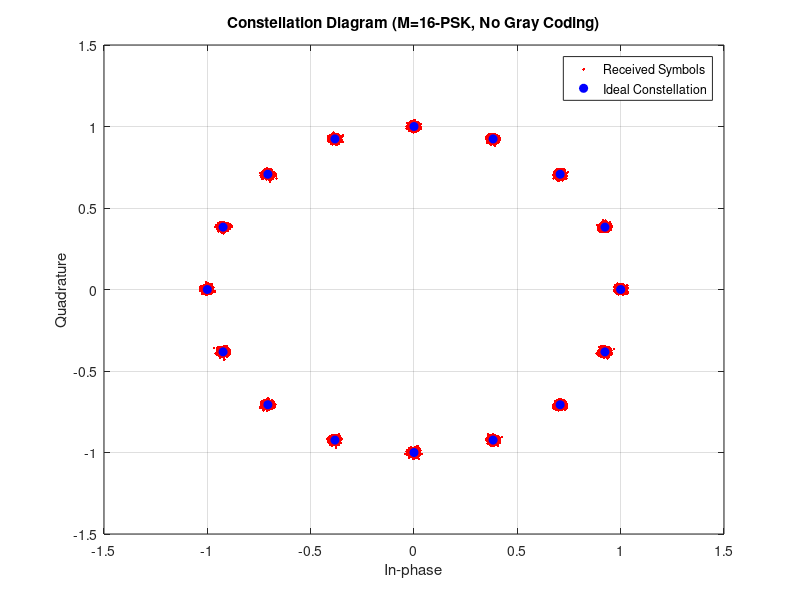

Source code (MATLAB):
% M-PSK System Simulation without Gray Coding
clear all; close all; clc;

%% Parameters
M = 16;                      % Modulation order (8-PSK or 16-PSK)
k = log2(M);                % Bits per symbol
Lb = 1e5;                   % Total number of bits

% Adjust Lb to be a multiple of k
if mod(Lb, k) ~= 0
    Lb_adjusted = floor(Lb / k) * k;
    Lb = Lb_adjusted;
end

Es = 1;                     % Symbol energy (normalized to 1)
Eb = Es / k;                % Energy per bit
Rs = 250e3;                 % Symbol rate (symbols per second)
Tsym = 1 / Rs;              % Symbol period (4 µs)
Fc = 2.5e6;                 % Carrier frequency (Hz)
Fs = 10e6;                  % Sampling frequency (Hz)
Tsample = 1 / Fs;           % Sampling period (seconds)
Ns = Tsym / Tsample;        % Number of samples per symbol
Ns = round(Ns);             % Ensure Ns is an integer

% Display parameters for verification
fprintf('Sampling Frequency Fs = %.2f MHz\n', Fs / 1e6);
fprintf('Symbol Period Tsym = %.2f us\n', Tsym * 1e6);
fprintf('Number of Samples per Symbol Ns = %d\n', Ns);

%% Generate Binary Input Sequence
bits = randi([0, 1], Lb, 1);

%% Map Bits to Symbols (WITHOUT Gray Coding)
bit_groups = reshape(bits, k, []).';  % Reshape bits into k-bit symbols
binary_symbols = bi2de(bit_groups, 'left-msb');  % Convert to decimal symbols (no Gray coding)

%% Generate Baseband Signal
pulse_shape = sqrt(2 / Ns) * ones(1, Ns);  % Rectangular pulse with unit energy
num_symbols = length(binary_symbols);
I_baseband_total = zeros(1, num_symbols * Ns);
Q_baseband_total = zeros(1, num_symbols * Ns);

for idx = 1:num_symbols
    idx_range = (idx-1)*Ns + 1 : idx*Ns;
    m = binary_symbols(idx);    % No Gray coding applied
    theta_m = 2 * pi * m / M;
    I_baseband_total(idx_range) = cos(theta_m) * pulse_shape;
    Q_baseband_total(idx_range) = sin(theta_m) * pulse_shape;
end

%% Modulate Baseband Signal onto Carrier (Corrected)
t_total = (0:(num_symbols * Ns - 1)) * Tsample;  % Total time vector
carrier_cos_total = cos(2 * pi * Fc * t_total);
carrier_sin_total = sin(2 * pi * Fc * t_total);

% Modulate onto carrier (corrected sign)
s_t = I_baseband_total .* carrier_cos_total + Q_baseband_total .* carrier_sin_total;

%% Add AWGN Noise
SNR_dB = 30;
SNR = 10^(SNR_dB / 10);
N0 = Eb / SNR;
sigma2 = N0 / 2;
noise = sqrt(sigma2) * randn(1, length(s_t));  % Generate noise
r_t = s_t + noise;  % Add noise to the transmitted signal

%% Demodulate Received Signal (Corrected Scaling)
r_I = r_t .* carrier_cos_total;
r_Q = r_t .* carrier_sin_total;

received_symbols = zeros(num_symbols, 2);

for idx = 1:num_symbols
    idx_range = (idx-1)*Ns + 1 : idx*Ns;
    I_r = sum(r_I(idx_range)) / Ns;  % Normalize by Ns to average the values
    Q_r = sum(r_Q(idx_range)) / Ns;  % Normalize by Ns to average the values
    received_symbols(idx, :) = [I_r, Q_r];  % Store the received I/Q symbols
end

%% Adjust Scaling of Received Symbols (Match Ideal Constellation)
received_symbols = received_symbols / sqrt(mean(sum(received_symbols.^2, 2)));  % Normalize symbol energy

%% Symbol Detection (Decision Device)
theta = (0:M-1) * (2 * pi / M);
constellation = [cos(theta).' sin(theta).'];  % Ideal constellation

detected_symbols = zeros(num_symbols, 1);
for idx = 1:num_symbols
    r = received_symbols(idx, :);
    distances = sum((constellation - r).^2, 2);
    [~, min_idx] = min(distances);
    detected_symbols(idx) = min_idx - 1;
end

%% Phase Debugging: Check Phase Offset
received_phase = atan2(received_symbols(:, 2), received_symbols(:, 1));  % Phase of received symbols
ideal_phase = theta(binary_symbols + 1)';  % Ideal phase (non-Gray coded symbols)
phase_offset = received_phase - ideal_phase;

% Adjust phase_offset to be within [-pi, pi]
phase_offset = mod(phase_offset + pi, 2*pi) - pi;

% Debug output for phase comparison
fprintf('Phase comparison (first 5 symbols):\n');
for i = 1:5
    fprintf('Symbol %d: Ideal Phase = %f, Received Phase = %f, Phase Offset = %f\n', ...
        i, ideal_phase(i), received_phase(i), phase_offset(i));
end

%% Calculate Bit Error Rate (BER) -- Kept Untouched
binary_symbols_detected = detected_symbols;  % No Gray-to-binary conversion needed
detected_bits_matrix = de2bi(binary_symbols_detected, k, 'left-msb');
estimated_bits = reshape(detected_bits_matrix.', [], 1);
estimated_bits = estimated_bits(1:Lb);
num_errors = sum(bits ~= estimated_bits);
BER = num_errors / Lb;
fprintf('BER at SNR = %d dB: %e\n', SNR_dB, BER);

%% Plot Constellation Diagram (Corrected)
figure;
plot(received_symbols(:,1), received_symbols(:,2), 'r.');
hold on;
plot(constellation(:,1), constellation(:,2), 'bo', 'MarkerFaceColor', 'b');
xlabel('In-phase');
ylabel('Quadrature');
title(sprintf('Constellation Diagram (M=%d-PSK, No Gray Coding)', M));
legend('Received Symbols', 'Ideal Constellation');
grid on;
